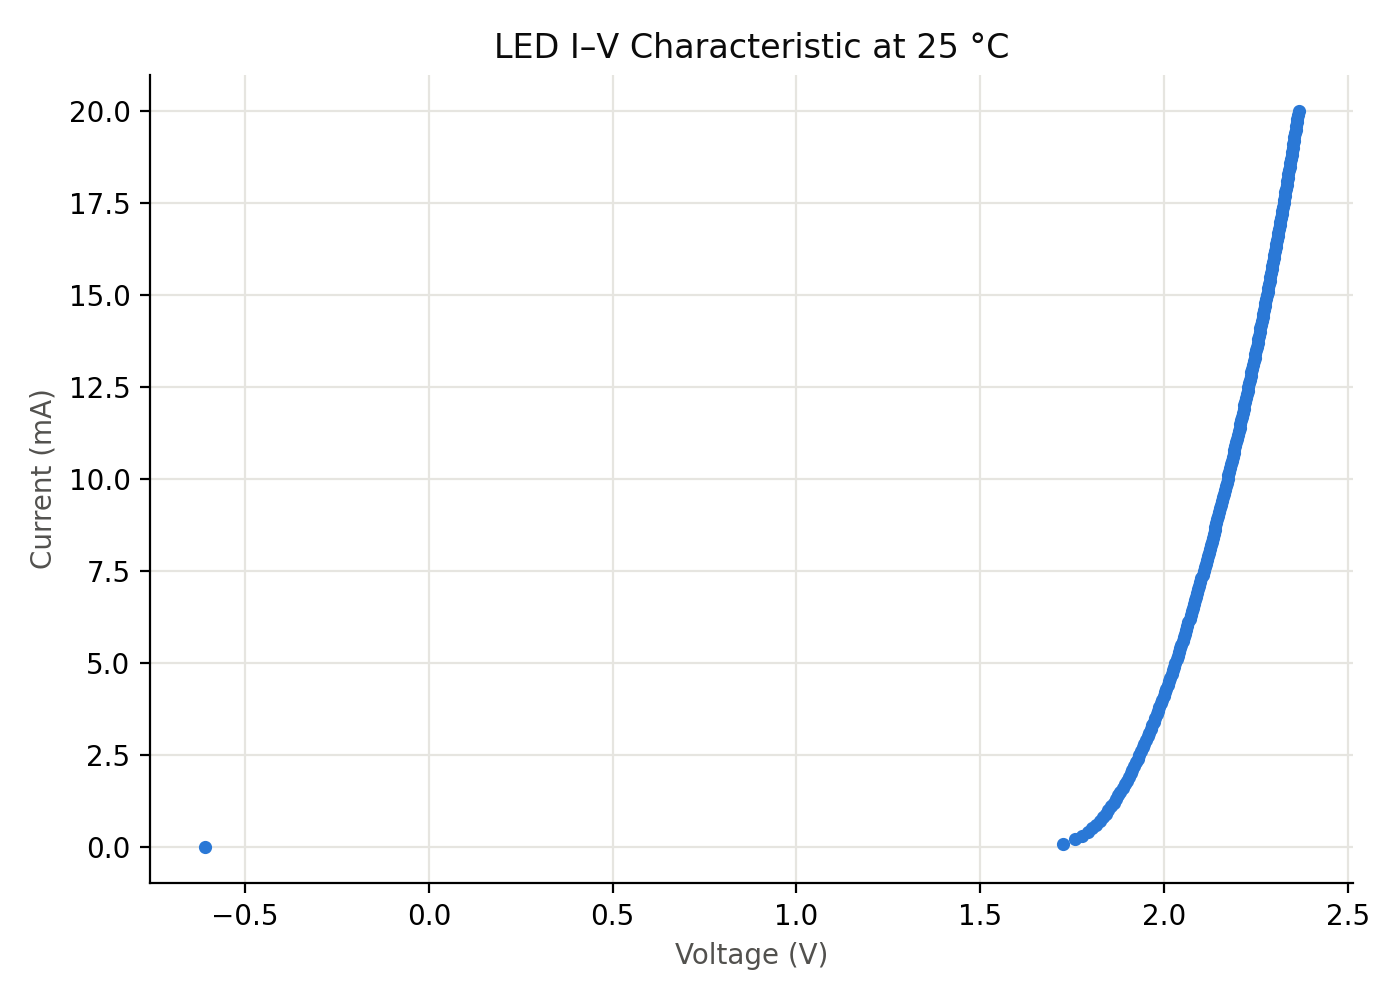

Source code (Python):
"""Plot and fit the I-V characteristic of an LED at 25 °C from a Keithley SMU buffer export."""

import csv
import sys
from pathlib import Path

import matplotlib.pyplot as plt
import numpy as np

DATA_FILE = Path(__file__).with_name("defbuffer1_1006_202917(in).csv")
OUTPUT_FILE = Path(__file__).with_name("IV_Curve_25C.png")
LOG_OUTPUT_FILE = Path(__file__).with_name("IV_Curve_25C_log.png")
FIT_OUTPUT_FILE = Path(__file__).with_name("IV_Curve_25C_fit.png")
RS_FIT_OUTPUT_FILE = Path(__file__).with_name("IV_Curve_25C_fit_Rs.png")
JUNCTION_OUTPUT_FILE = Path(__file__).with_name("IV_Curve_25C_junction.png")
LOCAL_N_OUTPUT_FILE = Path(__file__).with_name("IV_Curve_25C_local_n.png")

T_KELVIN = 298.15  # 25 °C
K_B_OVER_Q = 8.617333262e-5  # V/K

# The first point (80 µA, straight after the 0 A step) is an outlier.
MIN_CURRENT_A = 0.15e-3
# Eq. (4) fit window (A): the only range where the measured local ideality factor
# is close to a textbook value (n_id ≈ 2).
FIT_RANGE_A = (MIN_CURRENT_A, 0.55e-3)
# Eq. (4) + R_s fit window (A). Above ~7 mA the measured V falls increasingly below
# the model (constant n_id, R_s and T no longer hold, e.g. self-heating).
RS_FIT_RANGE_A = (MIN_CURRENT_A, 7e-3)
# Alternative windows, used to estimate the systematic error from the choice of range
WINDOW_LOWS_A = (0.0, MIN_CURRENT_A, 0.25e-3)
WINDOW_HIGHS_A = (0.45e-3, 0.55e-3, 0.65e-3)
RS_WINDOW_HIGHS_A = (3e-3, 5e-3, 7e-3)

NID = r"$n_\mathrm{id}$"  # ideality factor (not n_i, the intrinsic carrier density)

BLUE, ORANGE = "#2a78d6", "#eb6834"
INK, MUTED, GRID, FAINT = "#0b0b0b", "#52514e", "#e6e5e0", "#b8b7b0"


def load_iv(path):
    """Return (voltage [V], current [A]) lists from a Keithley defbuffer CSV.

    The file starts with buffer metadata; the data table begins at the row whose
    first cell is "Reading". "Reading" is the measured voltage and "Value" is the
    sourced current.
    """
    voltage, current = [], []
    with open(path, newline="") as f:
        rows = csv.reader(f)
        for row in rows:
            if row and row[0] == "Reading":
                v_col, i_col = 0, row.index("Value")
                break
        else:
            raise ValueError(f"No 'Reading' header row found in {path}")

        for row in rows:
            if len(row) <= i_col or not row[v_col]:
                continue
            voltage.append(float(row[v_col]))
            current.append(float(row[i_col]))
    return voltage, current


def fit_shockley(voltage, current, temperature=T_KELVIN, series_resistance=False):
    """Fit the generalised Shockley equation, eq. (4) of the lab script.

    I = I0 exp(q(V - I R_s) / (n_id kB T)) rearranges to
        V = (n_id kT/q) ln I - (n_id kT/q) ln I0 + R_s I,
    which is linear in its parameters, so ordinary least squares gives them and
    their covariance directly. With series_resistance=False, R_s = 0 and this is
    the straight line of eq. (4) in ln I. V is the dependent variable because the
    current was sourced (precise) and the voltage measured (noisy). The -1 term is
    dropped, valid since I >> I0 everywhere in the data.
    """
    v, i = np.asarray(voltage), np.asarray(current)
    columns = [np.log(i), np.ones_like(i)] + ([i] if series_resistance else [])
    design = np.column_stack(columns)
    p, *_ = np.linalg.lstsq(design, v, rcond=None)
    resid = v - design @ p
    cov = (resid @ resid / (len(v) - len(p))) * np.linalg.inv(design.T @ design)

    a, b = p[:2]
    vt = K_B_OVER_Q * temperature
    grad = np.array([b / a**2, -1 / a])  # d(ln I0)/d(a, b), with ln I0 = -b/a
    fit = {
        "n_id": a / vt,
        "n_id_err": np.sqrt(cov[0, 0]) / vt,
        "ln_I0": -b / a,
        "ln_I0_err": np.sqrt(grad @ cov[:2, :2] @ grad),
        "rms_V": np.sqrt(np.mean(resid**2)),
        "N": len(v),
    }
    if series_resistance:
        fit["Rs"] = p[2]
        fit["Rs_err"] = np.sqrt(cov[2, 2])
    return fit


def local_ideality(voltage, current, temperature=T_KELVIN):
    """Local ideality factor n_id = (q/kT) dV/d(ln I): the value eq. (4) would give at each point.

    A region that obeys eq. (4) shows up as a plateau; n_id = 1 means diffusion
    dominates, n_id = 2 generation-recombination in the depletion region.
    """
    return np.gradient(voltage, np.log(current)) / (K_B_OVER_Q * temperature)


def junction_voltage(voltage, current, fit):
    return voltage - current * fit.get("Rs", 0.0)


def model_voltage(current, fit, temperature=T_KELVIN):
    vt = K_B_OVER_Q * temperature
    return fit["n_id"] * vt * (np.log(current) - fit["ln_I0"]) + fit.get("Rs", 0.0) * current


def window_fits(v, i, highs, series_resistance=False):
    """Fits over the alternative windows (systematic uncertainty from the range choice)."""
    fits = []
    for lo in WINDOW_LOWS_A:
        for hi in highs:
            s = (i > lo) & (i <= hi)
            if s.sum() > 2 + series_resistance:  # need a residual degree of freedom
                fits.append(fit_shockley(v[s], i[s], series_resistance=series_resistance))
    return fits


def spread(fits, key):
    values = [f[key] for f in fits]
    return min(values), max(values)


def style(ax):
    ax.grid(True, color=GRID, linewidth=0.8, zorder=0)
    for side in ("top", "right"):
        ax.spines[side].set_visible(False)


def plot_fit(v, i, fit, fits, fit_range, title, path):
    """Measured ln I vs V with the fitted curve, and the voltage residuals below."""
    in_fit = (i > fit_range[0]) & (i <= fit_range[1])
    ln_i = np.log(i)
    with_rs = "Rs" in fit
    name = "Eq. (4) + Rₛ" if with_rs else "Eq. (4)"

    fig, (ax, ax_res) = plt.subplots(
        2, 1, figsize=(7, 7), sharex=True, gridspec_kw={"height_ratios": [3, 1]}
    )

    ax.scatter(v, ln_i, s=14, color=BLUE, zorder=3, label="Measured V")

    i_line = np.geomspace(i.min(), i.max(), 400)
    inside = i_line <= fit_range[1]
    for mask, ls in ((inside, "-"), (~inside, "--")):
        ax.plot(model_voltage(i_line[mask], fit), np.log(i_line[mask]),
                color=INK, lw=1.5, ls=ls, zorder=4,
                label=f"Fit: {name}" if ls == "-" else f"{name} extrapolated")

    vt = K_B_OVER_Q * T_KELVIN
    n_lo, n_hi = spread(fits, "n_id")
    lines = [f"Fit {fit_range[0]*1e3:g}–{fit_range[1]*1e3:g} mA, T = {T_KELVIN} K"]
    if not with_rs:
        lines.append(f"slope q/({NID} kT) = {1 / (fit['n_id'] * vt):.1f} V⁻¹")
    lines.append(f"{NID} = {fit['n_id']:.2f} ± {fit['n_id_err']:.2f} (stat), "
                 f"{n_lo:.1f}–{n_hi:.1f} over windows")
    lines.append(f"I₀ = {np.exp(fit['ln_I0']):.1e} A  (ln I₀ = {fit['ln_I0']:.1f} ± {fit['ln_I0_err']:.1f})")
    if with_rs:
        rs_lo, rs_hi = spread(fits, "Rs")
        lines.append(f"Rₛ = {fit['Rs']:.1f} ± {fit['Rs_err']:.1f} Ω (stat), "
                     f"{rs_lo:.0f}–{rs_hi:.0f} Ω over windows")
    ax.text(0.03, 0.97, "\n".join(lines),
            transform=ax.transAxes, va="top", fontsize=9, color=INK,
            bbox=dict(facecolor="white", edgecolor=GRID))
    ax.set_title(title, color=INK)
    ax.set_ylabel("ln(I / 1 A)", color=MUTED)
    ax.legend(loc="lower right", fontsize=9, frameon=False)
    style(ax)

    resid_mV = (v - model_voltage(i, fit)) * 1e3
    ax_res.axhline(0, color=MUTED, lw=1)
    ax_res.scatter(v[in_fit], resid_mV[in_fit], s=10, color=BLUE, zorder=3, label="In fit")
    ax_res.scatter(v[~in_fit], resid_mV[~in_fit], s=10, color=FAINT, zorder=3, label="Not fitted")
    ax_res.set_xlabel("Voltage (V)", color=MUTED)
    ax_res.set_ylabel("V − V_fit (mV)", color=MUTED)
    ax_res.legend(loc="upper left" if resid_mV.max() > -resid_mV.min() else "lower left",
                  fontsize=8, frameon=False)
    style(ax_res)

    fig.tight_layout()
    fig.savefig(path, dpi=200)


def plot_junction(v, i, fit, fit_range, path):
    """ln I against the junction voltage V - I R_s, with the straight line of eq. (4)."""
    vt = K_B_OVER_Q * T_KELVIN

    fig, ax = plt.subplots(figsize=(7, 5))
    ax.scatter(junction_voltage(v, i, fit), np.log(i), s=14, color=ORANGE, zorder=3,
               label="Junction voltage V − IRₛ")

    ln_line = np.log(np.geomspace(i.min(), i.max(), 400))
    inside = ln_line <= np.log(fit_range[1])
    for mask, ls in ((inside, "-"), (~inside, "--")):
        ax.plot(fit["n_id"] * vt * (ln_line[mask] - fit["ln_I0"]), ln_line[mask],
                color=INK, lw=1.5, ls=ls, zorder=4,
                label=f"Eq. (4): ln I = ln I₀ + qV/({NID} kT)" if ls == "-" else "Eq. (4) extrapolated")

    ax.text(0.03, 0.97,
            f"Rₛ = {fit['Rs']:.1f} Ω subtracted (fit {fit_range[0]*1e3:g}–{fit_range[1]*1e3:g} mA)\n"
            f"slope q/({NID} kT) = {1 / (fit['n_id'] * vt):.1f} V⁻¹  →  {NID} = {fit['n_id']:.2f}\n"
            f"intercept ln I₀ = {fit['ln_I0']:.1f} ± {fit['ln_I0_err']:.1f}",
            transform=ax.transAxes, va="top", fontsize=9, color=INK,
            bbox=dict(facecolor="white", edgecolor=GRID))
    ax.set_title("LED ln(I) vs junction voltage at 25 °C", color=INK)
    ax.set_xlabel("Junction voltage V − IRₛ (V)", color=MUTED)
    ax.set_ylabel("ln(I / 1 A)", color=MUTED)
    ax.legend(loc="lower right", fontsize=9, frameon=False)
    style(ax)

    fig.tight_layout()
    fig.savefig(path, dpi=200)


def plot_local_ideality(v, i, rs_fit, path):
    """Local ideality factor against current, from the measured and the junction voltage."""
    fig, ax = plt.subplots(figsize=(7, 5))
    ax.axvspan(FIT_RANGE_A[0] * 1e3, FIT_RANGE_A[1] * 1e3, color=GRID, alpha=0.6, zorder=0,
               label="Eq. (4) fit range")
    for n_ref, text in ((1, f"{NID} = 1  diffusion"), (2, f"{NID} = 2  recombination")):
        ax.axhline(n_ref, color=MUTED, lw=1, ls="--", zorder=1)
        ax.text(i.max() * 1e3, n_ref + 0.15, text, ha="right", va="bottom", fontsize=9, color=MUTED)
    ax.scatter(i * 1e3, local_ideality(v, i), s=14, color=BLUE, zorder=3,
               label=f"From measured V: (q/kT) dV/d(ln I)")
    ax.scatter(i * 1e3, local_ideality(junction_voltage(v, i, rs_fit), i), s=14, color=ORANGE,
               zorder=3, label=f"From junction V − IRₛ (Rₛ = {rs_fit['Rs']:.1f} Ω)")

    ax.set_xscale("log")
    ax.set_title("LED local ideality factor at 25 °C", color=INK)
    ax.set_xlabel("Current (mA, log scale)", color=MUTED)
    ax.set_ylabel(f"Local ideality factor {NID}", color=MUTED)
    ax.legend(loc="upper left", fontsize=9, frameon=False)
    style(ax)

    fig.tight_layout()
    fig.savefig(path, dpi=200)


def print_fit(label, fit, fits, fit_range):
    n_lo, n_hi = spread(fits, "n_id")
    print(f"\n{label}, {fit_range[0]*1e3:g}–{fit_range[1]*1e3:g} mA "
          f"({fit['N']} points), T = {T_KELVIN} K")
    print(f"  n_id = {fit['n_id']:.3f} ± {fit['n_id_err']:.3f} (stat); "
          f"{n_lo:.2f}–{n_hi:.2f} over alternative fit windows")
    print(f"  I0   = {np.exp(fit['ln_I0']):.2e} A  (ln I0 = {fit['ln_I0']:.2f} ± {fit['ln_I0_err']:.2f})")
    if "Rs" in fit:
        rs_lo, rs_hi = spread(fits, "Rs")
        print(f"  Rs   = {fit['Rs']:.2f} ± {fit['Rs_err']:.2f} ohm (stat); "
              f"{rs_lo:.1f}–{rs_hi:.1f} ohm over alternative fit windows")
    print(f"  RMS residual = {fit['rms_V']*1e3:.2f} mV")


def main():
    data_file = Path(sys.argv[1]) if len(sys.argv) > 1 else DATA_FILE
    voltage, current = load_iv(data_file)
    current_mA = [i * 1e3 for i in current]

    fig, ax = plt.subplots(figsize=(7, 5))
    ax.scatter(voltage, current_mA, s=14, color=BLUE, zorder=3)

    ax.set_title("LED I–V Characteristic at 25 °C", color=INK)
    ax.set_xlabel("Voltage (V)", color=MUTED)
    ax.set_ylabel("Current (mA)", color=MUTED)
    style(ax)

    fig.tight_layout()
    fig.savefig(OUTPUT_FILE, dpi=200)
    print(f"Plotted {len(voltage)} points -> {OUTPUT_FILE}")

    # A log axis can only show I > 0
    pos = [(v, i) for v, i in zip(voltage, current_mA) if i > 0]
    v_pos, i_pos = zip(*pos)

    fig_log, ax_log = plt.subplots(figsize=(7, 5))
    ax_log.scatter(v_pos, i_pos, s=14, color=BLUE, zorder=3)
    ax_log.set_yscale("log")

    ax_log.set_title("LED I–V Characteristic at 25 °C (log current)", color=INK)
    ax_log.set_xlabel("Voltage (V)", color=MUTED)
    ax_log.set_ylabel("Current (mA, log scale)", color=MUTED)
    style(ax_log)
    ax_log.grid(True, which="minor", color=GRID, linewidth=0.5, zorder=0)

    fig_log.tight_layout()
    fig_log.savefig(LOG_OUTPUT_FILE, dpi=200)
    print(f"Plotted {len(v_pos)} points -> {LOG_OUTPUT_FILE}")

    # Shockley fits on the forward branch only
    v, i = np.array(voltage), np.array(current)
    forward = (v > 0) & (i > 0)
    v, i = v[forward], i[forward]

    s = (i > FIT_RANGE_A[0]) & (i <= FIT_RANGE_A[1])
    fit = fit_shockley(v[s], i[s])
    fits = window_fits(v, i, WINDOW_HIGHS_A)
    print_fit("Shockley fit, eq. (4)", fit, fits, FIT_RANGE_A)

    s = (i > RS_FIT_RANGE_A[0]) & (i <= RS_FIT_RANGE_A[1])
    rs_fit = fit_shockley(v[s], i[s], series_resistance=True)
    rs_fits = window_fits(v, i, RS_WINDOW_HIGHS_A, series_resistance=True)
    print_fit("Shockley fit with series resistance, eq. (4) + Rs", rs_fit, rs_fits, RS_FIT_RANGE_A)

    plot_fit(v, i, fit, fits, FIT_RANGE_A,
             "LED ln(I)–V at 25 °C: Shockley equation fit", FIT_OUTPUT_FILE)
    plot_fit(v, i, rs_fit, rs_fits, RS_FIT_RANGE_A,
             "LED ln(I)–V at 25 °C: Shockley fit with series resistance", RS_FIT_OUTPUT_FILE)
    plot_junction(v, i, rs_fit, RS_FIT_RANGE_A, JUNCTION_OUTPUT_FILE)
    valid = i > MIN_CURRENT_A
    plot_local_ideality(v[valid], i[valid], rs_fit, LOCAL_N_OUTPUT_FILE)
    for path in (FIT_OUTPUT_FILE, RS_FIT_OUTPUT_FILE, JUNCTION_OUTPUT_FILE, LOCAL_N_OUTPUT_FILE):
        print(f"Plot -> {path}")
    plt.show()


if __name__ == "__main__":
    main()
